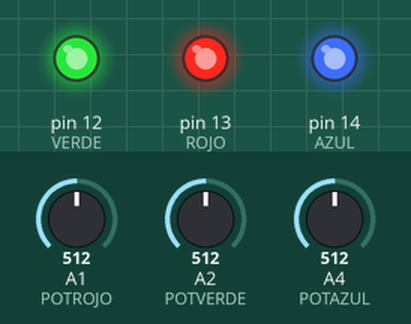
Bench run of a sketch on a simulated Arduino Uno, built with avr-gcc and run on an emulated ATmega328P. Parts: output pins drawn as LEDs (lit = HIGH). Inputs (shaded band) come from the test bench; at power-on: A1 (POTROJO) = 512, A2 (POTVERDE) = 512, A4 (POTAZUL) = 512. What the sketch prints to the serial monitor is not drawn.

Above: at 0.1 s.
Timing chart, 0 to 1.6 s (numbered marks = the images above):
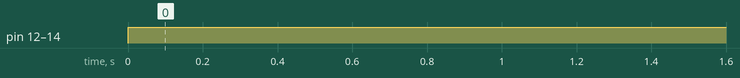

Measured:
- by itself, pin 12 (VERDE), pin 13 (ROJO), pin 14 (AZUL): LOW → HIGH at 0.00 s

The sketch:

13_led3potenciometros.ino.ino
```cpp
#define ROJO 13
#define VERDE 12
#define AZUL 14

#define POTROJO 15
#define POTVERDE 2
#define POTAZUL 4

void setup() {
  // put your setup code here, to run once:
  Serial.begin(115200);

  pinMode(ROJO, OUTPUT);
  pinMode(VERDE, OUTPUT);
  pinMode(AZUL, OUTPUT);

  pinMode(POTROJO, INPUT);
  pinMode(POTVERDE, INPUT);
  pinMode(POTAZUL, INPUT);


}

void loop() {
  // put your main code here, to run repeatedly:

  int valueRojo = 255 - (analogRead(POTROJO) / 16);
  int valueVerde = 255 - (analogRead(POTVERDE) / 16);
  int valueAzul = 255 - (analogRead(POTAZUL) / 16);

  Serial.println( "R: " + String(valueRojo) + ", V: " +  String(valueVerde) + ", A: " + String(valueAzul));

  analogWrite(ROJO, valueRojo);
  analogWrite(VERDE, valueVerde);
  analogWrite(AZUL, valueAzul);

}
```
